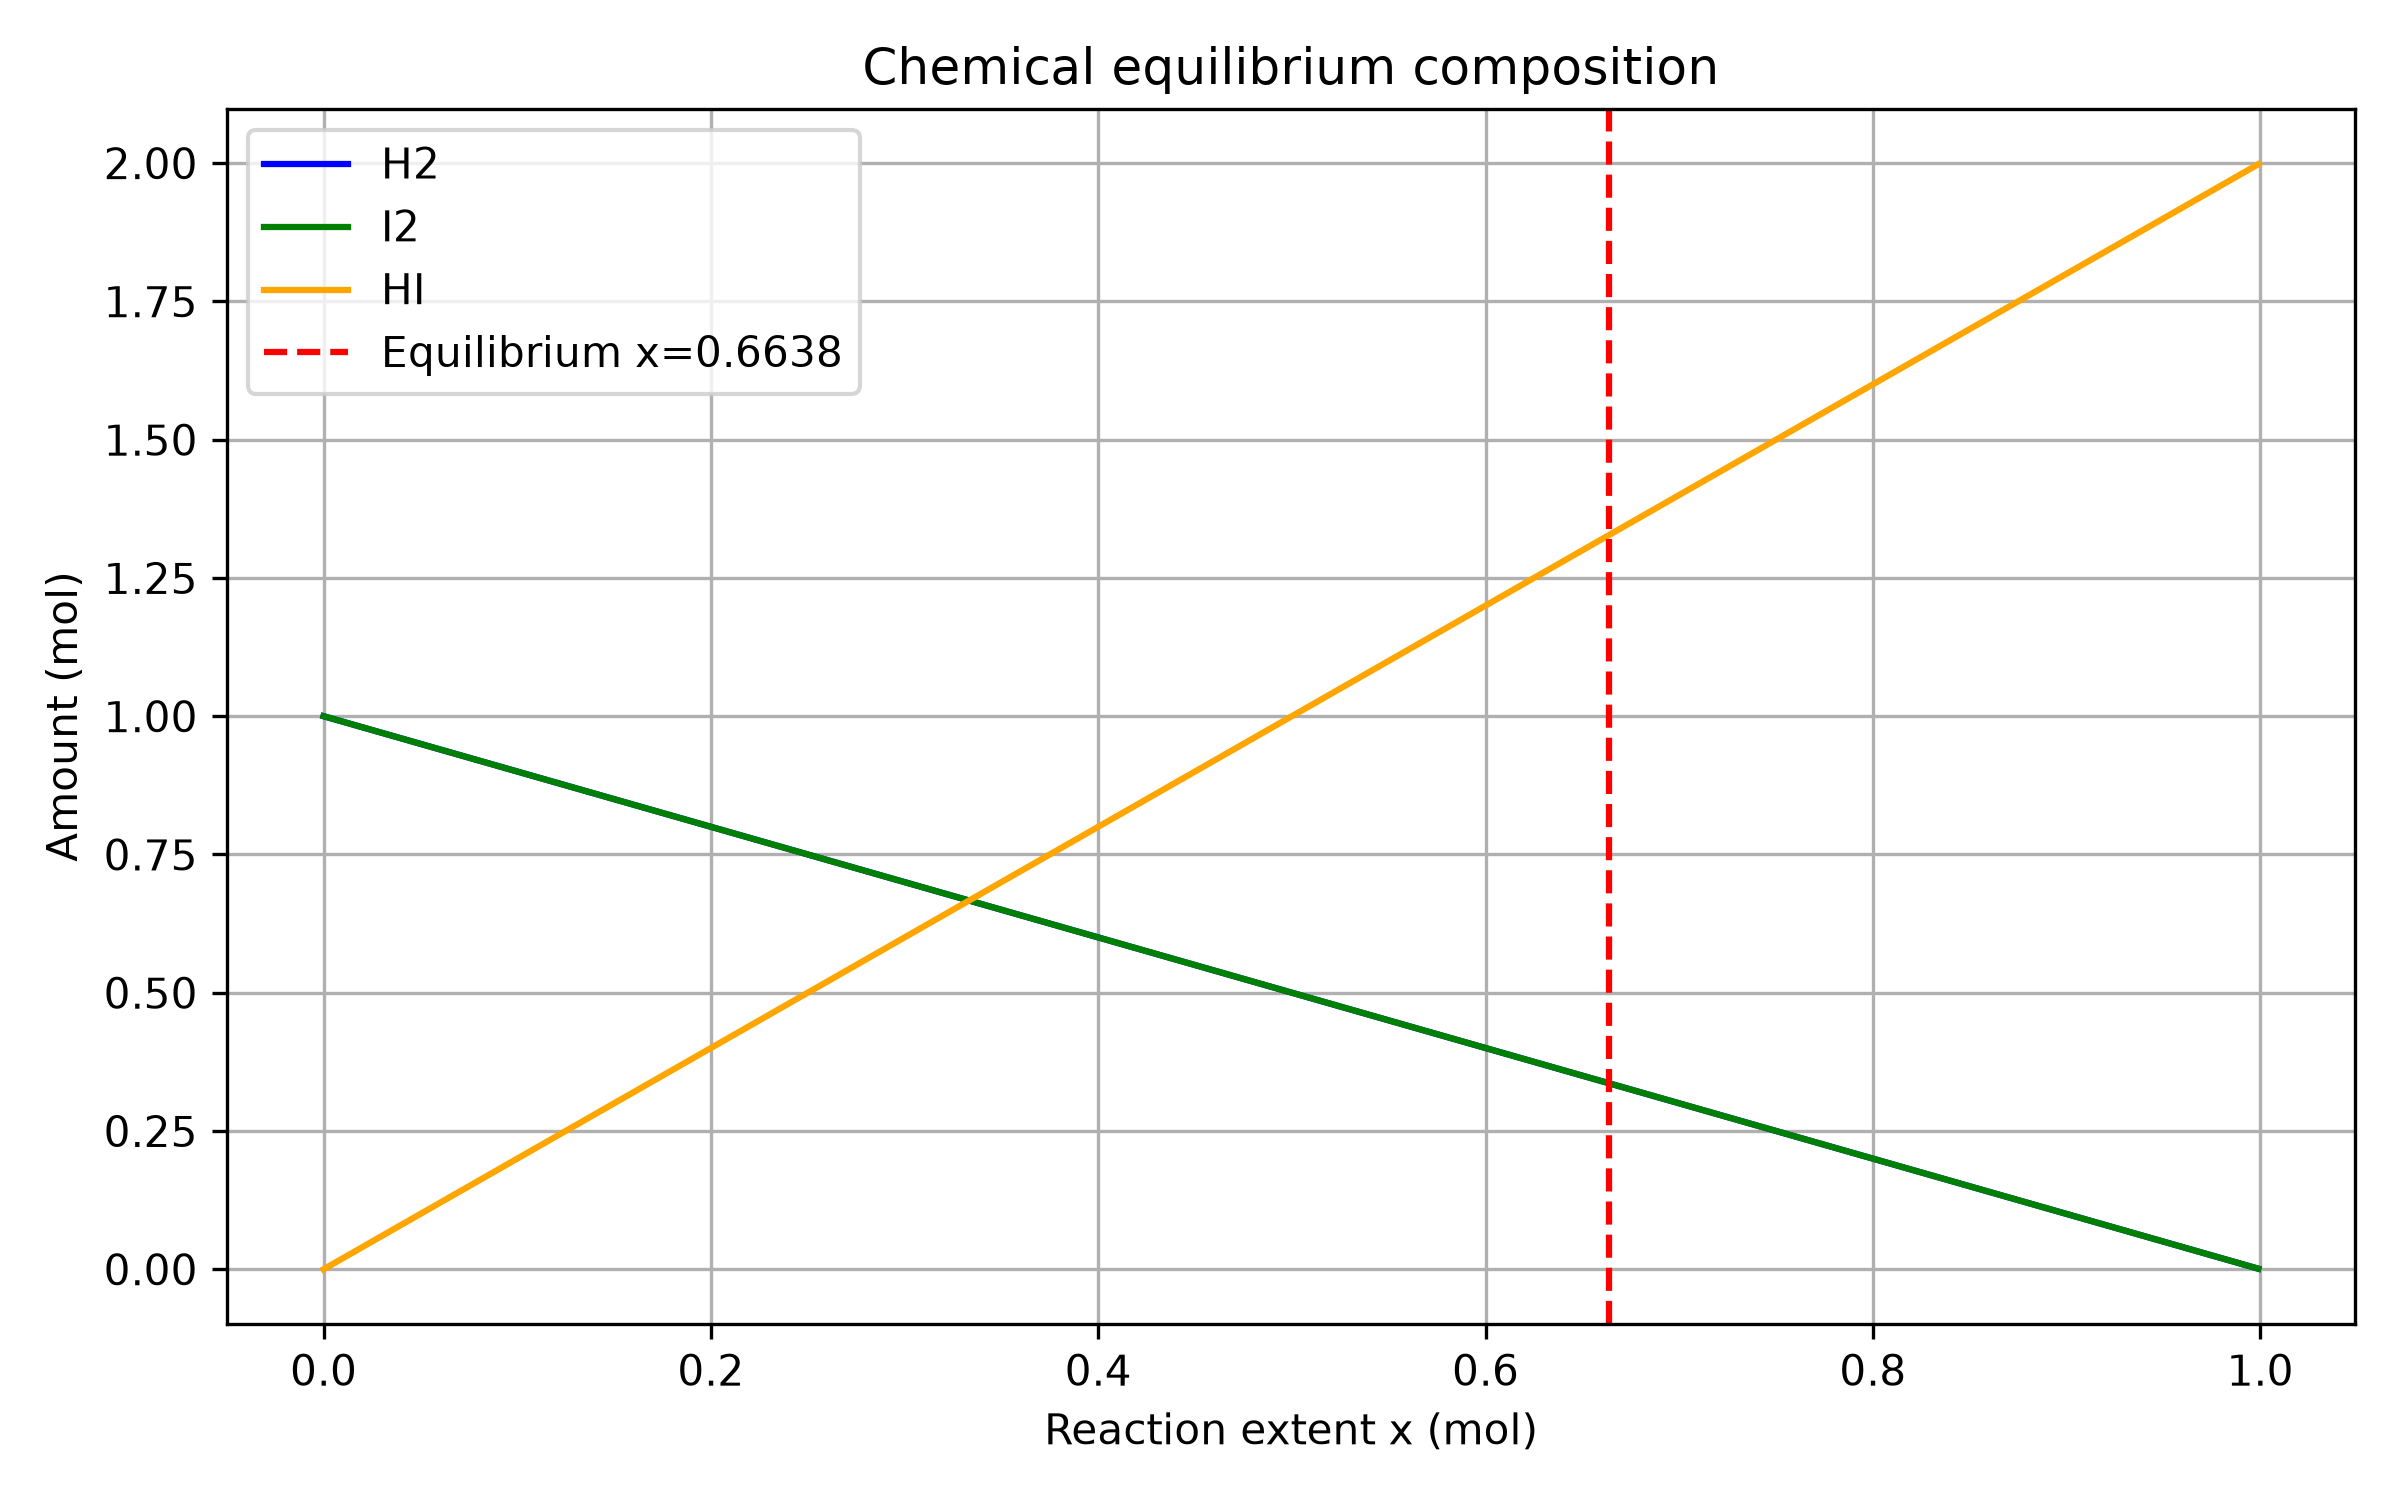

Reproduce this figure in Python.
"""
PW2 Lab B Part 4 -- chemical equilibrium via the equilibrium constant K.
Reaction: H2 + I2 <=> 2 HI
"""
import numpy as np
import matplotlib.pyplot as plt
from scipy.optimize import newton, minimize

K = 15.6
a = b = 1.0

# K imbalance function (equals zero at equilibrium)
def k_imbalance(x):
    return (2 * x)**2 / ((a - x) * (b - x)) - K

# Method 1: Use scipy.optimize.newton for root-finding
x_newton = newton(k_imbalance, 0.5)

# Method 2: Use scipy.optimize.minimize to minimize squared imbalance
def objective(x):
    return k_imbalance(x[0])**2

result = minimize(
    objective,
    x0=[0.5],
    method="SLSQP",
    bounds=[(0, 0.999)]
)
x_slsqp = result.x[0]

print(f"Newton equilibrium extent x = {x_newton:.6f}")
print(f"SLSQP equilibrium extent x  = {x_slsqp:.6f}")

# Calculate equilibrium amounts
x_eq = x_newton
h2_eq = a - x_eq
i2_eq = b - x_eq
hi_eq = 2 * x_eq

print("\nEquilibrium composition:")
print(f"H2 = {h2_eq:.6f} mol")
print(f"I2 = {i2_eq:.6f} mol")
print(f"HI = {hi_eq:.6f} mol")

# Plot amounts as reaction progresses
x_values = np.linspace(0, 0.999, 300)
h2_values = a - x_values
i2_values = b - x_values
hi_values = 2 * x_values

plt.figure(figsize=(8, 5))
plt.plot(x_values, h2_values, label="H2", color='blue')
plt.plot(x_values, i2_values, label="I2", color='green')
plt.plot(x_values, hi_values, label="HI", color='orange')
plt.axvline(x_eq, color='red', linestyle="--", label=f"Equilibrium x={x_eq:.4f}")
plt.xlabel("Reaction extent x (mol)")
plt.ylabel("Amount (mol)")
plt.title("Chemical equilibrium composition")
plt.legend()
plt.grid(True)
plt.tight_layout()
plt.savefig("equilibrium.png", dpi=300)
plt.show()
